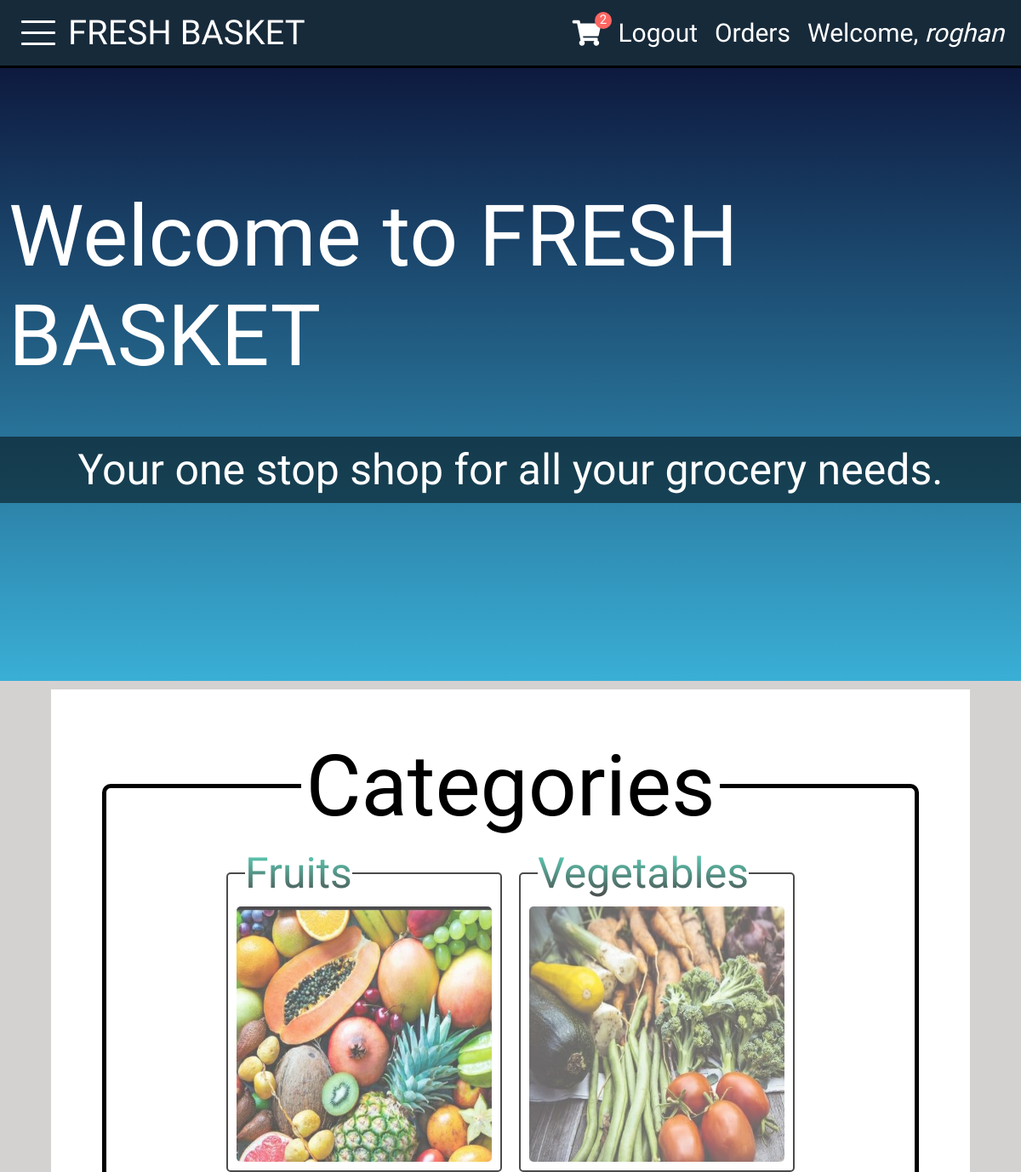
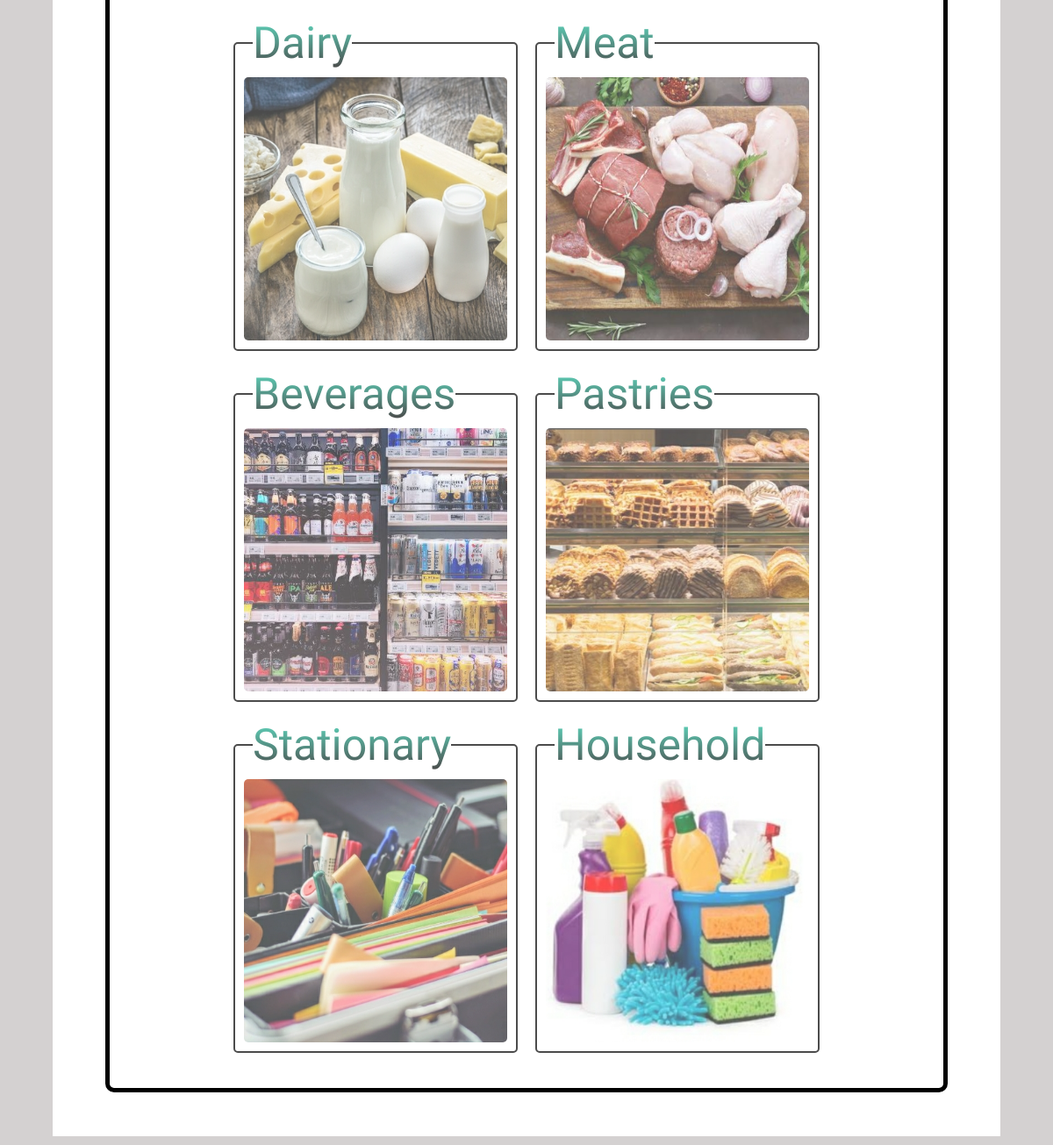
Screenshot of / (signed in) with the database file from the repository (2 pictures, top to bottom).
### basket_app/models.py (models this page shows, shortened)
class Category(models.Model):
    cname= models.CharField(max_length=256)
    cpic= models.ImageField(upload_to="category_images",null=True,blank=True)
    slug= models.SlugField()

### basket_app/views.py (the view)
# urls.py: path('',views.index.as_view(), name='index'),
class index(ListView):
    template_name= 'index.html'
    model= Category
    context_object_name= "cat"
    def get_context_data(self,**kwargs):
        user= self.request.user #how does this work??
        context= super().get_context_data(**kwargs)
        if user.is_authenticated:
            context["count"]= Cart.objects.filter(customer=user).count()#doubt...not efficient
        return context

### templates/index.html (shortened to what this page needs)
{% extends 'base.html' %}
{% block base %}
{% load static %}
        <div class="back-container target">
            <div class="back-info">
                <div class="z">
                    <h1 class="back-info-1">Welcome to FRESH BASKET</h1>
                </div>
                <div class="z">
                    <h1 class="back-info-2">Your one stop shop for all your grocery needs.</h1>
                </div>
            </div>
        </div>
        {% if user.is_authenticated %}
            <div class="container target">
                <fieldset class="parent">
                    <legend class="heading">Categories</legend>
                    {% for category in cat %}
                    <a href="{% url 'basket_app:product' category.slug %}">
                        <fieldset class="child">
                            <legend class="category-heading">{{category.cname}}</legend>
                            <img src="{{category.cpic.url}}" class="catpic">
                        </fieldset>
                    </a>
                    {% endfor %}
                </fieldset>
            </div>
        {% endif %}
{% endblock %}

### templates/base.html (shortened to what this page needs)
{% load static %}
<!DOCTYPE html>
<html lang="en">
    <head>
        <link rel="stylesheet" href= "{% static 'css/basket.css' %}">
        <link rel="stylesheet" href="https://cdnjs.cloudflare.com/ajax/libs/font-awesome/5.15.3/css/all.min.css"
crossorigin="anonymous"
 />
    </head>
    <body>
        <div class="taskbar" id="home">
            <div class="part-1">
                {% if user.is_authenticated %}
                    <div class="menu">
                        <div class="line-1 line target"></div>
                        <div class="line-2 line"></div>
                        <div class="line-3 line target"></div>
                    </div>
                    <a href="{% url 'index' %}"class="logo-name">FRESH BASKET</a>
                {% else %}
                    <a href="{% url 'index' %}"class="logo-name">FRESH BASKET</a>
                {% endif %}
            </div>
            <div class="part-2">
                {% if user.is_authenticated %}
                    <div class="cart-sec">
                        <a href="{% url 'basket_app:cart' %}"><i class="fas fa-shopping-cart cart-logo"></i></a>
                        <div class="circle">{{count}}</div>
                    </div>
                    <a class="tb-link" href="{% url 'basket_app:logout' %}">Logout</a>
                    <a class="tb-link" href="{% url 'basket_app:order' %}">Orders</a>
                    <p class="tb-link">Welcome, <span class="italic">{{user.username}}</span></p>
                {% else %}
                    <a class="tb-link" href="{% url 'basket_app:login' %}">Login</a>
                    <a class="tb-link" href="{% url 'sign_up' %}">SIGN UP</a>
                {% endif %}
            </div>
        </div>
        {% block base %}
        {% endblock %}
    </body>
</html>

### static/css/basket.css (style rules this page uses)
* { margin: 0; padding: 0; text-decoration: none; color: white; box-sizing: border-box; font-family: 'Roboto Condensed', sans-serif; border: none; list-style-type: none; }
html { font-size: 62.5%; background-color: rgb(212, 209, 209); scroll-behavior: smooth; }
:root { --darkblue: #172A3A; --lightblue: #1bcea8; --lightgreen: rgb(118, 187, 14); }
.back-container { overflow-x: hidden; background-image: linear-gradient(rgb(9, 9, 46),rgb(58, 175, 214)); z-index: -10; }
.container { display: flex; flex-direction: column; align-items: center; justify-content: center; background-color: white; width: 90vw; height: 100%; margin: 1rem auto; padding: 5rem; transition: all 0.5s; }
.cart-sec { position:relative; }
.cart-logo { margin: 1rem; }
.circle { background-color: #ff6662; border-radius: 100px; color: white; text-align: center; position: absolute; font-size: 1.5rem; width: 2rem; height: 2rem; top: 0rem; right: -0.25rem; }
.taskbar { width: 100%; height: 8rem; border-bottom: black solid; background-color: var(--darkblue); font-size: 3rem; position: relative; display: flex; justify-content: space-between; align-items: center; padding: 1rem 1rem; z-index: 200; }
.tb-link { padding: 1rem; }
.part-1 { display: flex; align-items: center; justify-content: center; }
.part-2 { display: flex; align-items: center; justify-content: center; }
.logo-name { font-size: 4rem; }
.menu { height: 7rem; width: 7rem; cursor: pointer; display: flex; flex-direction: column; align-items: center; justify-content: center; }
.line { width: 4rem; height: 0.3rem; background-color: white; margin: 0.5rem; border-radius: 1px; transition: all 0.3s; }
::placeholder { color: white; }
.italic { font-style: italic; }
.back-container { width: 100%; height: 100vh; margin-top: -8rem; display: flex; flex-direction: column; align-items: center; justify-content: center; position: relative; }
.z { z-index: 100; }
.back-info { display: flex; flex-direction: column; align-items: center; justify-content: center; position: absolute; }
.back-info-1 { font-size: 10rem; font-weight: 200; color: white; margin-bottom: 5rem; padding: 1rem; }
.back-info-2 { font-size: 5rem; font-weight: 400; width: 100vw; color: white; background-color: rgba(0, 0, 0, 0.5); text-align: center; padding: 1rem; }
.parent { width: 80vw; border: black 5px solid; display: flex; flex-wrap: wrap; align-items: center; justify-content: center; border-radius: 10px; padding-bottom: 3rem; }
.child { width: 30rem; height: auto; border: black 2px solid; border-radius: 5px; margin: 1rem; display: flex; flex-direction: column; align-items: center; justify-content: center; background-color: white; opacity: 0.7; transition: all 0.5s; }
.heading { text-align: center; color: black; font-size: 10rem; font-weight: 200; padding: 0.5rem; }
.category-heading { margin-left: 2rem; font-size: 5rem; font-weight: 200; font-size: 5rem; background: -webkit-linear-gradient(var(--lightblue),black); background-clip: border-box; -webkit-background-clip: text; -webkit-text-fill-color: transparent; }
.catpic { width: 32rem; height: 32rem; padding: 1rem; border-radius: 15px; }

### rows the page displays
Category: cname "Fruits", cpic (picture)
Category: cname "Vegetables", cpic (picture)
Category: cname "Dairy", cpic (picture)
Category: cname "Meat", cpic (picture)
Category: cname "Beverages", cpic (picture)
Category: cname "Pastries", cpic (picture)
Category: cname "Stationary", cpic (picture)
Category: cname "Household", cpic (picture)

### other values shown
{{ count }} "2"
{{ user.username }} "roghan"
